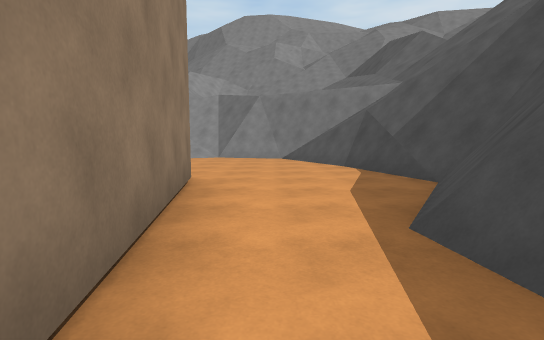
[1] (above)

12 first-person views from a walk through a Unity game level. The camera is 1.3 m above the floor, tilts 6° down and sees 85° across. The floor is counted in squares, 2 m on a side. Each view is taken from the middle of a square. On the plan, view 1 faces up. The plan holds only what a view shows up to about 9 squares ahead; the rest is blank. The place goes on beyond the plan. The player character is not drawn. Some animated figures are left out.

[2]
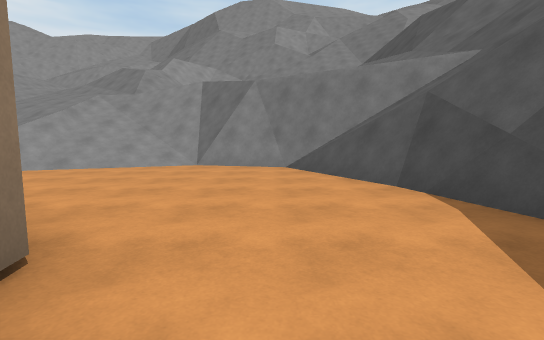

[3]
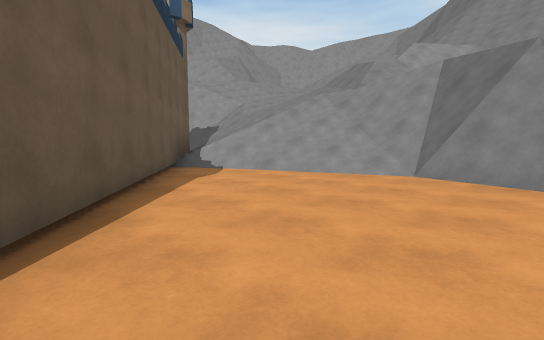

[4]
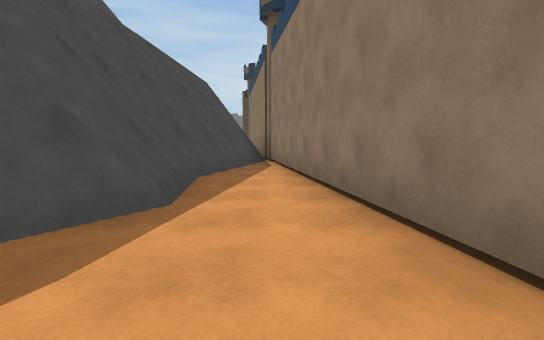

[5]
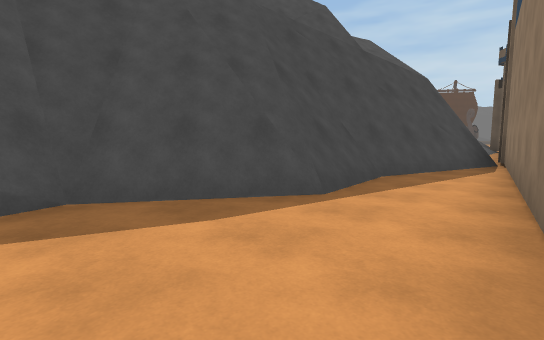

[6]
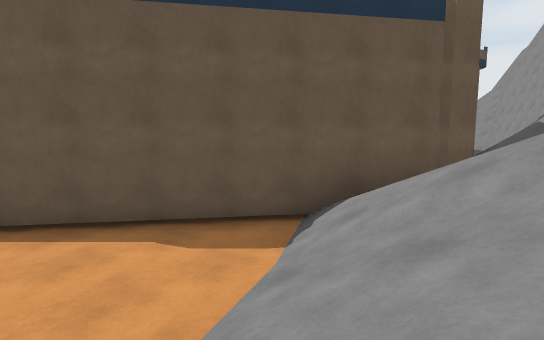

[7]
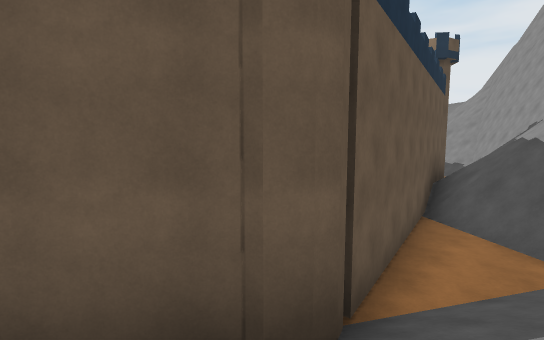

[8]
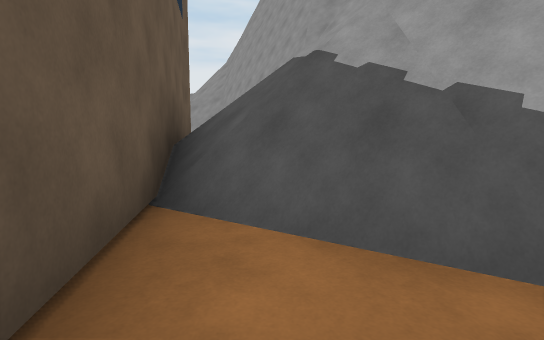

[9]
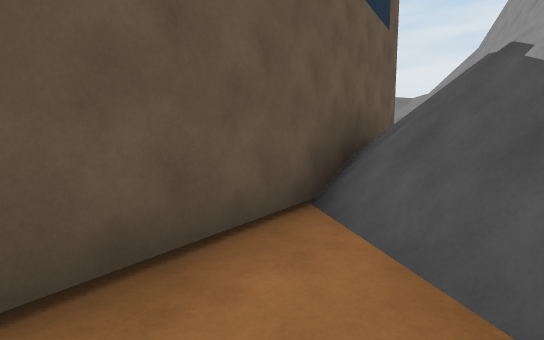

[10]
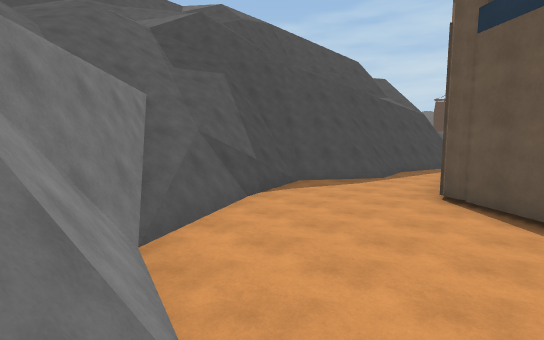

[11]
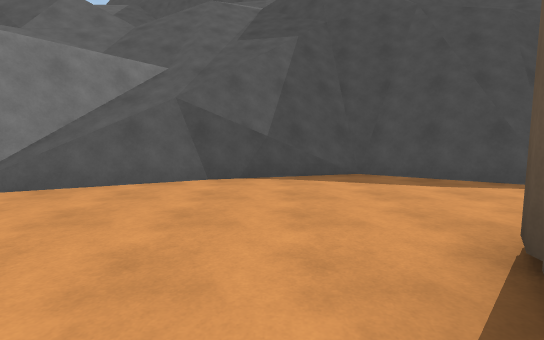

[12]
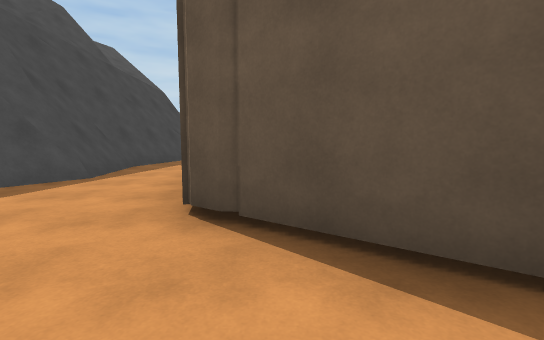

### Floor plan
Key: @ floor where view 1 was taken; # wall or solid block; . main floor; : floor 4.75 m higher than the main floor; / step, stairs or slope; = window, fence, low wall or low ledge; v drop or lower ground.
Columns run from 18 left of view 1 to 8 right of it. Each row starts with its distance up from view 1.
 11    /v#./// //////#v   /#/
 10    /#....// ////./##  /////
  9   //.######///.....=#://///
  8 #####     ###.......#/////
  7             ##......#v////
  6              ##......#v//
  5               ###....#vv##
  4                 #....# vv
  3                 ##..##vvv
  2                  #..# v
  1                  #..#vv
  0                  #@.#v/
 -1                  #.##v
 -2                  #.#v/
 -3                  ###v/
 -4                   ##v

Where each view was taken, in squares from view 1:
view 1: 0 up, 0 right, facing up
view 2: 3 up, 0 right, facing up
view 3: 5 up, 0 right, facing up-left
view 4: 5 up, 0 right, facing down
view 5: 5 up, 1 left, facing down-right
view 6: 11 up, 3 left, facing down-left
view 7: 11 up, 7 left, facing down-left
view 8: 10 up, 11 left, facing left
view 9: 11 up, 11 left, facing down-left
view 10: 11 up, 3 left, facing down-right
view 11: 6 up, 3 left, facing right
view 12: 7 up, 2 left, facing down
